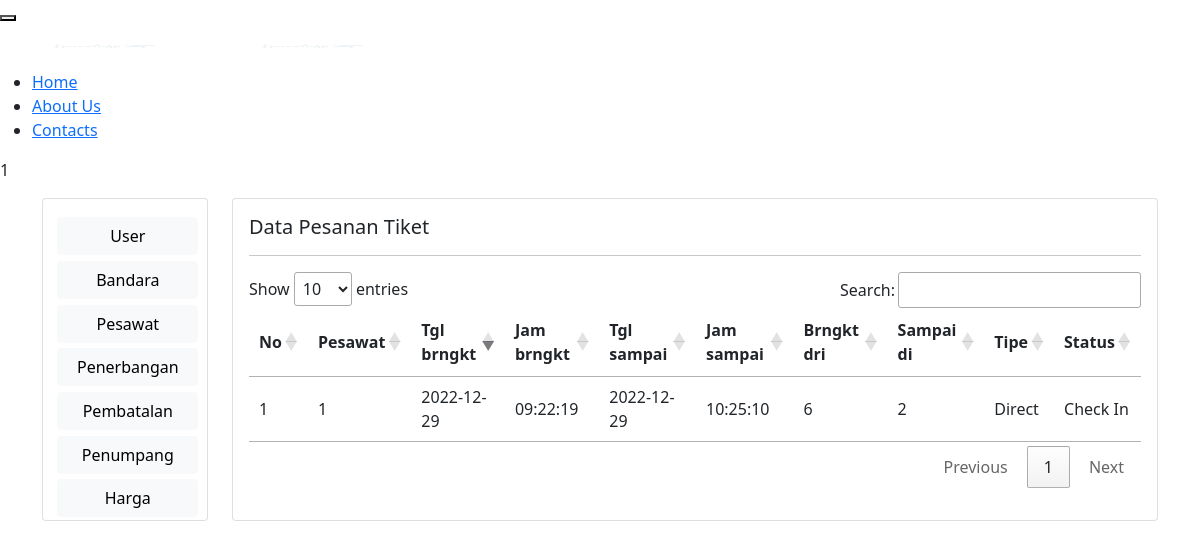
/site/penerbangan.php, run on the app's committed database.
### tables this page shows
CREATE TABLE `penerbangan` (
  `id_penerbangan` int(50) NOT NULL,
  `id_pesawat` int(50) NOT NULL,
  `tanggal_berangkat` date NOT NULL,
  `jam_berangkat` time NOT NULL,
  `tanggal_sampai` date NOT NULL,
  `jam_sampai` time NOT NULL,
  `bandara_berangkat` int(50) NOT NULL,
  `bandara_tujuan` int(50) NOT NULL,
  `tipe` enum('Direct','Non-Stop') NOT NULL,
  `status` enum('Check In','Waiting Room','Boarding','Final Call','Departed') NOT NULL
);

### site/penerbangan.php (the view, shortened to what this page needs)
<!DOCTYPE html>
<html>
<head>
	<link href="https://cdn.jsdelivr.net/npm/bootstrap@5.0.2/dist/css/bootstrap.min.css" rel="stylesheet">
</head>
<body>
	<?= include "header.php"; ?>
	<main>
		<div class="container mt-3">
			<div class="row">
				<div class="col-sm-2">
					<div class="card">
						<?php include "dasboardadmin.php"; ?>
					</div>
				</div>
				<div class="col-sm-10">
					<div class="card">
						<div class="card-body">
							<h5 class="card-tittle">Data Pesanan Tiket</h5>
							<hr>
							<table id="tabel-data">
                                <thead class="thead-dark">
                                    <tr>
                                        <th>No</th>
                                        <th>Pesawat</th>
                                        <th>Tgl brngkt</th>
                                        <th>Jam brngkt</th>
                                        <th>Tgl sampai</th>
                                        <th>Jam sampai</th>
                                        <th>Brngkt dri</th>
                                        <th>Sampai di</th>
                                        <th>Tipe</th>
                                        <th>Status</th>
                                    </tr>
                                </thead>
                                <tbody>
                                    <?php
                                    include_once('koneksi.php');
                                    $sql = mysqli_query($koneksi, "SELECT * FROM penerbangan");
                                    foreach ($sql as $row) {
                                    ?>
                                        <tr>
                                            <td><?= $row["id_penerbangan"]; ?></td>
                                            <td><?= $row["id_pesawat"]; ?></td>
                                            <td><?= $row["tanggal_berangkat"]; ?></td>
                                            <td><?= $row["jam_berangkat"]; ?></td>
                                            <td><?= $row["tanggal_sampai"]; ?></td>
                                            <td><?= $row["jam_sampai"]; ?></td>
                                            <td><?= $row["bandara_berangkat"]; ?></td>
                                            <td><?= $row["bandara_tujuan"]; ?></td>
                                            <td><?= $row["tipe"]; ?></td>
                                            <td><?= $row["status"]; ?></td>
                                        </tr>
                                    <?php } ?>
                            </table>
						</div>
					</div>
				</div>
			</div>
		</div>
	</main>
    <link rel="stylesheet" type="text/css" media="screen" href="https://cdn.datatables.net/1.10.24/css/jquery.dataTables.min.css">
</body>
</html>

### data on the page
penerbangan: id_penerbangan "1", id_pesawat "1", tanggal_berangkat "2022-12-29", jam_berangkat "09:22:19", tanggal_sampai "2022-12-29", jam_sampai "10:25:10", bandara_berangkat "6", bandara_tujuan "2", tipe "Direct", status "Check In"

### other printed values
include "header.php" "1"
